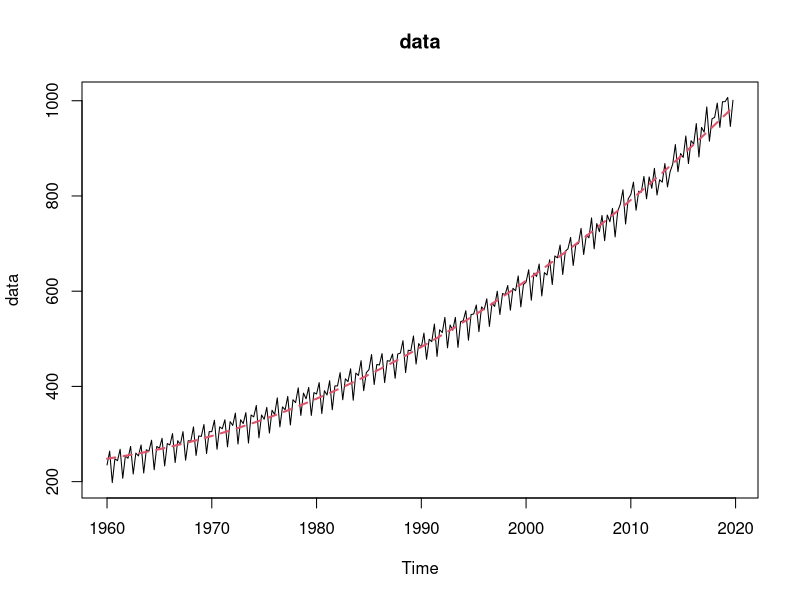
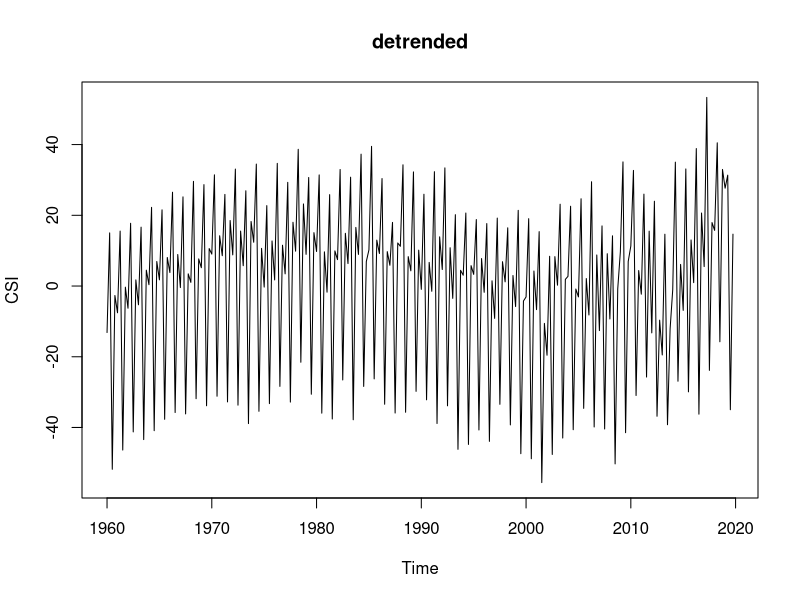
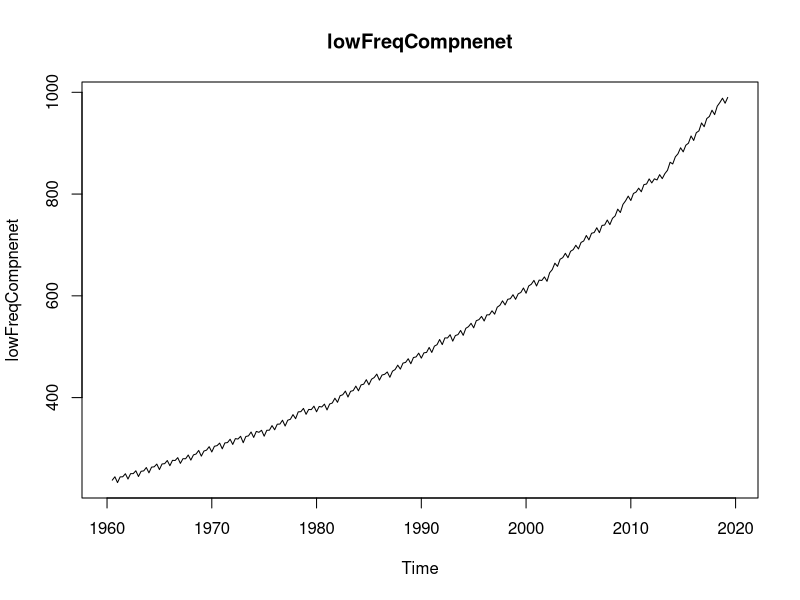
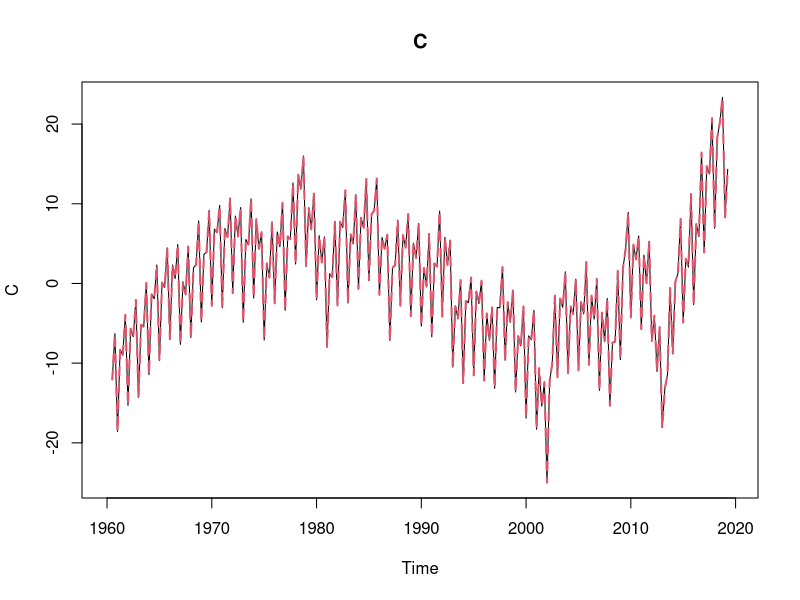
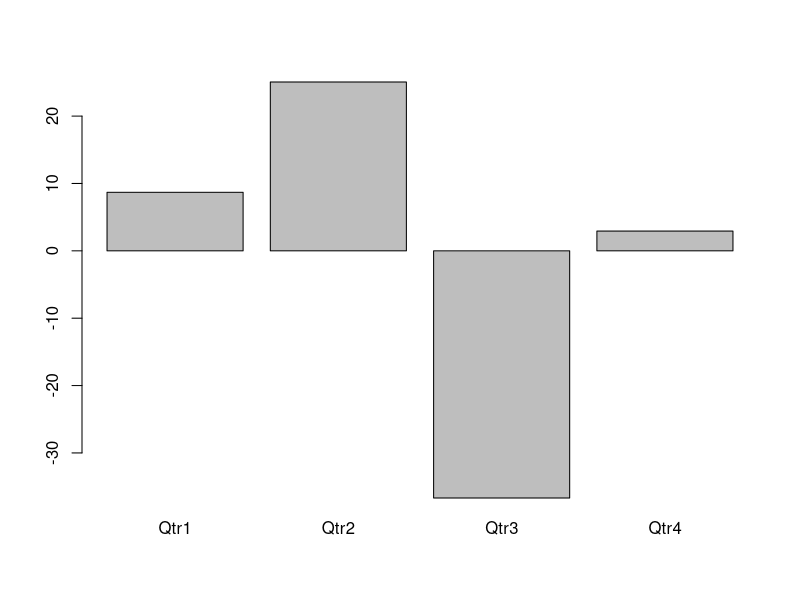

These charts were generated, in order, by the following R code:
data = read.csv("data.csv")
data
data <- ts(data[,"Data"], start=c(1960,1), frequency=4)
t <- time(data,offset = 0.5)
t2 <- t*t
coefT <- coef(lm(data~t+t2))
coefT



trend <- coefT[1] + coefT[2]*t + coefT[3]*t2
plot(data,main = "data")
lines(trend, col=2, lty=2, lwd=2)
CSI <- data - trend
plot(CSI,main = "detrended")
C <- filter(CSI, filter=rep(1/5,5))
Dec <- decompose(CSI, filter=rep(1/5,5))
# 1 
# a)
round(window(trend,c(2017,1),c(2017,1)),2)
# b)
round(window(CSI,c(1966,1),c(1966,1)),2)
names(Dec)

# 2
# a)
round(window(C,c(1992,3),c(1992, 3)),2)
lowFreqCompnenet <- trend+C
plot(lowFreqCompnenet,main = "lowFreqCompnenet")
plot(C,main = "C")
lines(Dec$trend, col=2, lty=2, lwd=2)


# b)
round(window(lowFreqCompnenet, c(2017,2),c(2017,2)),2)



#3
#a
barplot(Dec$figure,names.arg=c("Qtr1","Qtr2", "Qtr3", "Qtr4"))
round(Dec$figure,2)

#b
SeasonallyAdjusted  <- data-Dec$seasonal
round(window(SeasonallyAdjusted,c(2019,4),c(2019,4)),2)
